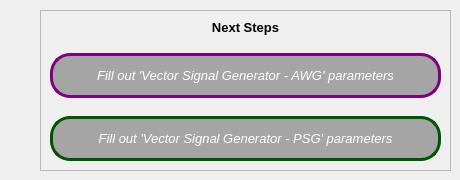
                 <widget class="QWidget" name="awg_psgNext">
                  <widget class="QFrame" name="nextFrame_6">
                   <property name="geometry">
                    <rect>
                     <x>40</x>
                     <y>10</y>
                     <width>411</width>
                     <height>161</height>
                    </rect>
                   </property>
                   <property name="font">
                    <font>
                     <pointsize>4</pointsize>
                    </font>
                   </property>
                   <property name="frameShape">
                    <enum>QFrame::StyledPanel</enum>
                   </property>
                   <property name="frameShadow">
                    <enum>QFrame::Plain</enum>
                   </property>
                   <widget class="QWidget" name="verticalLayoutWidget_6">
                    <property name="geometry">
                     <rect>
                      <x>10</x>
                      <y>10</y>
                      <width>391</width>
                      <height>141</height>
                     </rect>
                    </property>
                    <layout class="QVBoxLayout" name="verticalLayout_8" stretch="0,1,1">
                     <property name="spacing">
                      <number>18</number>
                     </property>
                     <item>
                      <widget class="QLabel" name="label_70">
                       <property name="font">
                        <font>
                         <pointsize>10</pointsize>
                         <weight>75</weight>
                         <bold>true</bold>
                        </font>
                       </property>
                       <property name="text">
                        <string>Next Steps</string>
                       </property>
                       <property name="alignment">
                        <set>Qt::AlignCenter</set>
                       </property>
                      </widget>
                     </item>
                     <item>
                      <widget class="QLabel" name="fillAWG_3">
                       <property name="font">
                        <font>
                         <pointsize>10</pointsize>
                         <weight>50</weight>
                         <italic>true</italic>
                         <bold>false</bold>
                        </font>
                       </property>
                       <property name="styleSheet">
                        <string notr="true">QLabel {background:#A5A5A5;color:white;border-radius:20px;border:3px solid purple}</string>
                       </property>
                       <property name="lineWidth">
                        <number>1</number>
                       </property>
                       <property name="text">
                        <string>Fill out 'Vector Signal Generator - AWG' parameters</string>
                       </property>
                       <property name="alignment">
                        <set>Qt::AlignCenter</set>
                       </property>
                      </widget>
                     </item>
                     <item>
                      <widget class="QLabel" name="fillPSG">
                       <property name="font">
                        <font>
                         <pointsize>10</pointsize>
                         <italic>true</italic>
                         <kerning>true</kerning>
                        </font>
                       </property>
                       <property name="styleSheet">
                        <string notr="true">QLabel {background:#A5A5A5;color:white;border-radius:20px;border:3px solid #005500}</string>
                       </property>
                       <property name="text">
                        <string>Fill out 'Vector Signal Generator - PSG' parameters</string>
                       </property>
                       <property name="alignment">
                        <set>Qt::AlignCenter</set>
                       </property>
                      </widget>
                     </item>
                    </layout>
                   </widget>
                  </widget>
                 </widget>
